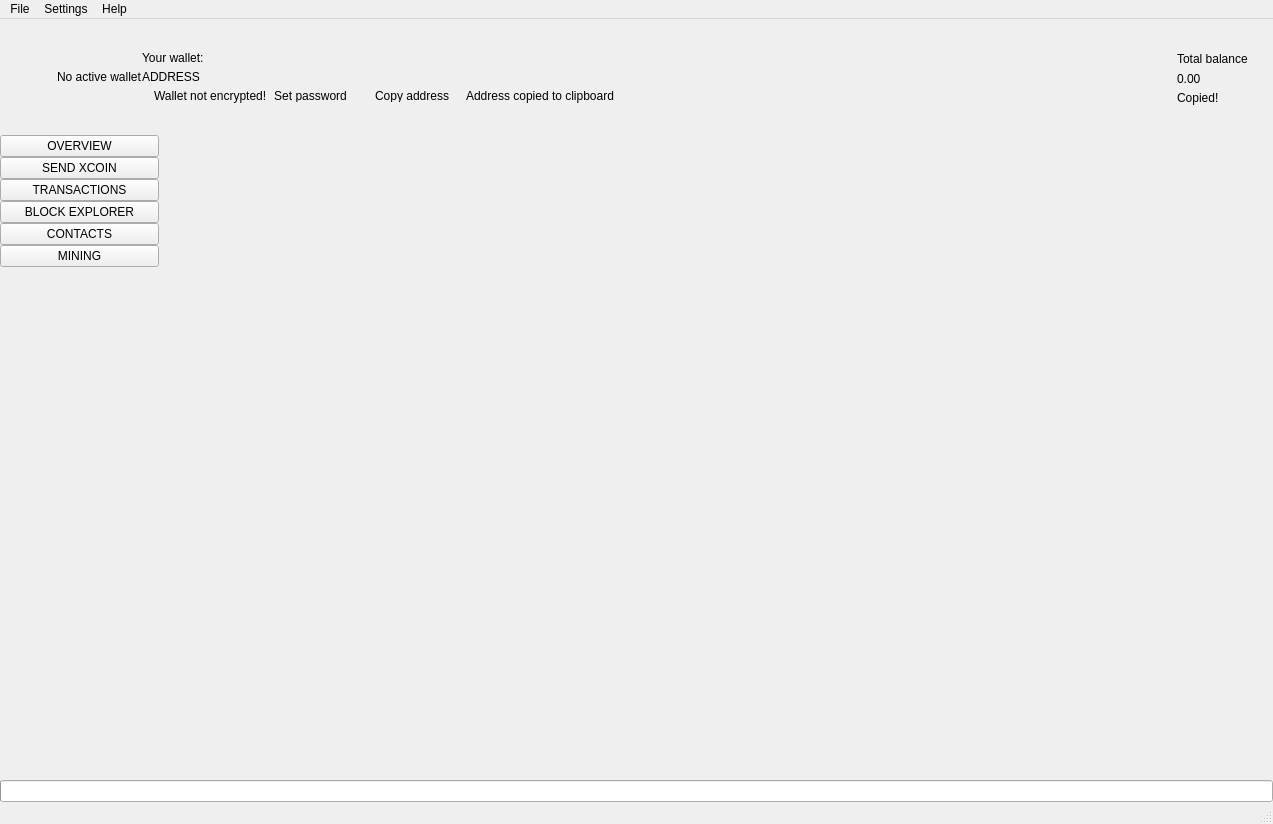
<?xml version="1.0" encoding="UTF-8"?>
<ui version="4.0">
 <class>MainWindow</class>
 <widget class="QMainWindow" name="MainWindow">
  <property name="geometry">
   <rect>
    <x>0</x>
    <y>0</y>
    <width>1273</width>
    <height>824</height>
   </rect>
  </property>
  <property name="sizePolicy">
   <sizepolicy hsizetype="Preferred" vsizetype="Preferred">
    <horstretch>0</horstretch>
    <verstretch>0</verstretch>
   </sizepolicy>
  </property>
  <property name="minimumSize">
   <size>
    <width>1260</width>
    <height>600</height>
   </size>
  </property>
  <property name="maximumSize">
   <size>
    <width>16777215</width>
    <height>16777215</height>
   </size>
  </property>
  <property name="windowTitle">
   <string>MainWindow</string>
  </property>
  <property name="windowIcon">
   <iconset>
    <normaloff>:/images/Xcoin</normaloff>:/images/Xcoin</iconset>
  </property>
  <widget class="QWidget" name="centralwidget">
   <layout class="QVBoxLayout" name="verticalLayout_2">
    <property name="spacing">
     <number>0</number>
    </property>
    <property name="leftMargin">
     <number>0</number>
    </property>
    <property name="topMargin">
     <number>0</number>
    </property>
    <property name="rightMargin">
     <number>0</number>
    </property>
    <property name="bottomMargin">
     <number>0</number>
    </property>
    <item>
     <widget class="QFrame" name="m_headerFrame">
      <property name="minimumSize">
       <size>
        <width>0</width>
        <height>116</height>
       </size>
      </property>
      <property name="maximumSize">
       <size>
        <width>16777215</width>
        <height>116</height>
       </size>
      </property>
      <property name="frameShape">
       <enum>QFrame::NoFrame</enum>
      </property>
      <property name="frameShadow">
       <enum>QFrame::Raised</enum>
      </property>
      <layout class="QHBoxLayout" name="horizontalLayout_3">
       <property name="spacing">
        <number>0</number>
       </property>
       <property name="leftMargin">
        <number>0</number>
       </property>
       <property name="topMargin">
        <number>0</number>
       </property>
       <property name="rightMargin">
        <number>25</number>
       </property>
       <property name="bottomMargin">
        <number>0</number>
       </property>
       <item>
        <spacer name="horizontalSpacer_2">
         <property name="orientation">
          <enum>Qt::Horizontal</enum>
         </property>
         <property name="sizeType">
          <enum>QSizePolicy::Fixed</enum>
         </property>
         <property name="sizeHint" stdset="0">
          <size>
           <width>30</width>
           <height>20</height>
          </size>
         </property>
        </spacer>
       </item>
       <item>
        <widget class="QLabel" name="m_logoLabel">
         <property name="text">
          <string/>
         </property>
        </widget>
       </item>
       <item>
        <spacer name="horizontalSpacer_5">
         <property name="orientation">
          <enum>Qt::Horizontal</enum>
         </property>
         <property name="sizeType">
          <enum>QSizePolicy::Fixed</enum>
         </property>
         <property name="sizeHint" stdset="0">
          <size>
           <width>20</width>
           <height>20</height>
          </size>
         </property>
        </spacer>
       </item>
       <item>
        <widget class="WalletGui::WalletSmallGrayTextLabel" name="m_noWalletLabel">
         <property name="text">
          <string>No active wallet</string>
         </property>
        </widget>
       </item>
       <item>
        <widget class="QFrame" name="m_walletFrame">
         <property name="frameShape">
          <enum>QFrame::NoFrame</enum>
         </property>
         <property name="frameShadow">
          <enum>QFrame::Raised</enum>
         </property>
         <layout class="QVBoxLayout" name="verticalLayout_3">
          <property name="spacing">
           <number>5</number>
          </property>
          <property name="leftMargin">
           <number>0</number>
          </property>
          <property name="topMargin">
           <number>0</number>
          </property>
          <property name="rightMargin">
           <number>0</number>
          </property>
          <property name="bottomMargin">
           <number>0</number>
          </property>
          <item>
           <spacer name="verticalSpacer_3">
            <property name="orientation">
             <enum>Qt::Vertical</enum>
            </property>
            <property name="sizeType">
             <enum>QSizePolicy::Minimum</enum>
            </property>
            <property name="sizeHint" stdset="0">
             <size>
              <width>20</width>
              <height>40</height>
             </size>
            </property>
           </spacer>
          </item>
          <item>
           <widget class="WalletGui::WalletSmallGrayTextLabel" name="m_walletLabel">
            <property name="text">
             <string>Your wallet:</string>
            </property>
            <property name="indent">
             <number>0</number>
            </property>
           </widget>
          </item>
          <item>
           <widget class="QLabel" name="m_addressLabel">
            <property name="sizePolicy">
             <sizepolicy hsizetype="Preferred" vsizetype="Preferred">
              <horstretch>0</horstretch>
              <verstretch>0</verstretch>
             </sizepolicy>
            </property>
            <property name="cursor">
             <cursorShape>PointingHandCursor</cursorShape>
            </property>
            <property name="toolTip">
             <string>Click to copy</string>
            </property>
            <property name="text">
             <string>ADDRESS</string>
            </property>
            <property name="indent">
             <number>0</number>
            </property>
           </widget>
          </item>
          <item>
           <layout class="QHBoxLayout" name="horizontalLayout_2">
            <property name="spacing">
             <number>0</number>
            </property>
            <item alignment="Qt::AlignTop">
             <widget class="QFrame" name="m_notEncryptedFrame">
              <property name="frameShape">
               <enum>QFrame::NoFrame</enum>
              </property>
              <property name="frameShadow">
               <enum>QFrame::Raised</enum>
              </property>
              <layout class="QHBoxLayout" name="horizontalLayout_4">
               <property name="spacing">
                <number>0</number>
               </property>
               <property name="leftMargin">
                <number>0</number>
               </property>
               <property name="topMargin">
                <number>0</number>
               </property>
               <property name="rightMargin">
                <number>0</number>
               </property>
               <property name="bottomMargin">
                <number>0</number>
               </property>
               <item alignment="Qt::AlignVCenter">
                <widget class="QLabel" name="m_notEncryptedIconLabel">
                 <property name="text">
                  <string/>
                 </property>
                 <property name="pixmap">
                  <pixmap resource="../../resources.qrc">:/icons/lock_open_gray</pixmap>
                 </property>
                 <property name="alignment">
                  <set>Qt::AlignLeading|Qt::AlignLeft|Qt::AlignVCenter</set>
                 </property>
                </widget>
               </item>
               <item>
                <spacer name="horizontalSpacer_11">
                 <property name="orientation">
                  <enum>Qt::Horizontal</enum>
                 </property>
                 <property name="sizeType">
                  <enum>QSizePolicy::Fixed</enum>
                 </property>
                 <property name="sizeHint" stdset="0">
                  <size>
                   <width>5</width>
                   <height>3</height>
                  </size>
                 </property>
                </spacer>
               </item>
               <item alignment="Qt::AlignVCenter">
                <widget class="WalletGui::WalletTinyGrayTextLabel" name="m_notEncryptedTextLabel">
                 <property name="text">
                  <string>Wallet not encrypted!</string>
                 </property>
                 <property name="alignment">
                  <set>Qt::AlignLeading|Qt::AlignLeft|Qt::AlignVCenter</set>
                 </property>
                </widget>
               </item>
               <item>
                <spacer name="horizontalSpacer_9">
                 <property name="orientation">
                  <enum>Qt::Horizontal</enum>
                 </property>
                 <property name="sizeType">
                  <enum>QSizePolicy::Fixed</enum>
                 </property>
                 <property name="sizeHint" stdset="0">
                  <size>
                   <width>3</width>
                   <height>3</height>
                  </size>
                 </property>
                </spacer>
               </item>
               <item alignment="Qt::AlignVCenter">
                <widget class="WalletGui::WalletTinyLinkLikeButton" name="m_encryptButton">
                 <property name="sizePolicy">
                  <sizepolicy hsizetype="Minimum" vsizetype="Minimum">
                   <horstretch>0</horstretch>
                   <verstretch>0</verstretch>
                  </sizepolicy>
                 </property>
                 <property name="minimumSize">
                  <size>
                   <width>0</width>
                   <height>3</height>
                  </size>
                 </property>
                 <property name="cursor">
                  <cursorShape>PointingHandCursor</cursorShape>
                 </property>
                 <property name="text">
                  <string>Set password</string>
                 </property>
                 <property name="flat">
                  <bool>true</bool>
                 </property>
                </widget>
               </item>
               <item>
                <spacer name="horizontalSpacer_10">
                 <property name="orientation">
                  <enum>Qt::Horizontal</enum>
                 </property>
                 <property name="sizeType">
                  <enum>QSizePolicy::Fixed</enum>
                 </property>
                 <property name="sizeHint" stdset="0">
                  <size>
                   <width>20</width>
                   <height>3</height>
                  </size>
                 </property>
                </spacer>
               </item>
              </layout>
             </widget>
            </item>
            <item alignment="Qt::AlignVCenter">
             <widget class="WalletGui::WalletTinyLinkLikeButton" name="m_copyAddressButton">
              <property name="sizePolicy">
               <sizepolicy hsizetype="Minimum" vsizetype="Minimum">
                <horstretch>0</horstretch>
                <verstretch>0</verstretch>
               </sizepolicy>
              </property>
              <property name="minimumSize">
               <size>
                <width>0</width>
                <height>3</height>
               </size>
              </property>
              <property name="cursor">
               <cursorShape>PointingHandCursor</cursorShape>
              </property>
              <property name="focusPolicy">
               <enum>Qt::NoFocus</enum>
              </property>
              <property name="autoFillBackground">
               <bool>true</bool>
              </property>
              <property name="text">
               <string>Copy address</string>
              </property>
              <property name="flat">
               <bool>true</bool>
              </property>
             </widget>
            </item>
            <item>
             <spacer name="horizontalSpacer_7">
              <property name="orientation">
               <enum>Qt::Horizontal</enum>
              </property>
              <property name="sizeType">
               <enum>QSizePolicy::Fixed</enum>
              </property>
              <property name="sizeHint" stdset="0">
               <size>
                <width>13</width>
                <height>3</height>
               </size>
              </property>
             </spacer>
            </item>
            <item alignment="Qt::AlignVCenter">
             <widget class="WalletGui::CopyMagicLabel" name="m_copyAddressLabel">
              <property name="text">
               <string>Address copied to clipboard</string>
              </property>
              <property name="alignment">
               <set>Qt::AlignLeading|Qt::AlignLeft|Qt::AlignVCenter</set>
              </property>
             </widget>
            </item>
            <item>
             <spacer name="horizontalSpacer">
              <property name="orientation">
               <enum>Qt::Horizontal</enum>
              </property>
              <property name="sizeHint" stdset="0">
               <size>
                <width>40</width>
                <height>3</height>
               </size>
              </property>
             </spacer>
            </item>
           </layout>
          </item>
          <item>
           <spacer name="verticalSpacer_2">
            <property name="orientation">
             <enum>Qt::Vertical</enum>
            </property>
            <property name="sizeType">
             <enum>QSizePolicy::Minimum</enum>
            </property>
            <property name="sizeHint" stdset="0">
             <size>
              <width>20</width>
              <height>40</height>
             </size>
            </property>
           </spacer>
          </item>
         </layout>
        </widget>
       </item>
       <item>
        <spacer name="horizontalSpacer_3">
         <property name="orientation">
          <enum>Qt::Horizontal</enum>
         </property>
         <property name="sizeType">
          <enum>QSizePolicy::Expanding</enum>
         </property>
         <property name="sizeHint" stdset="0">
          <size>
           <width>34</width>
           <height>20</height>
          </size>
         </property>
        </spacer>
       </item>
       <item>
        <spacer name="horizontalSpacer_8">
         <property name="orientation">
          <enum>Qt::Horizontal</enum>
         </property>
         <property name="sizeType">
          <enum>QSizePolicy::Fixed</enum>
         </property>
         <property name="sizeHint" stdset="0">
          <size>
           <width>34</width>
           <height>20</height>
          </size>
         </property>
        </spacer>
       </item>
       <item alignment="Qt::AlignRight|Qt::AlignVCenter">
        <widget class="QFrame" name="m_balanceFrame">
         <layout class="QGridLayout" name="gridLayout">
          <property name="leftMargin">
           <number>0</number>
          </property>
          <property name="topMargin">
           <number>30</number>
          </property>
          <property name="rightMargin">
           <number>0</number>
          </property>
          <property name="bottomMargin">
           <number>0</number>
          </property>
          <property name="verticalSpacing">
           <number>3</number>
          </property>
          <item row="0" column="2">
           <layout class="QVBoxLayout" name="verticalLayout_4">
            <item>
             <widget class="QLabel" name="m_balanceTextLabel">
              <property name="text">
               <string>Total balance</string>
              </property>
             </widget>
            </item>
            <item>
             <widget class="QLabel" name="m_balanceLabel">
              <property name="cursor">
               <cursorShape>PointingHandCursor</cursorShape>
              </property>
              <property name="toolTip">
               <string>Click to copy</string>
              </property>
              <property name="text">
               <string>0.00</string>
              </property>
             </widget>
            </item>
           </layout>
          </item>
          <item row="1" column="2">
           <widget class="WalletGui::CopyMagicLabel" name="m_balanceCopyLabel">
            <property name="text">
             <string>Copied!</string>
            </property>
           </widget>
          </item>
          <item row="0" column="1">
           <spacer name="horizontalSpacer_6">
            <property name="orientation">
             <enum>Qt::Horizontal</enum>
            </property>
            <property name="sizeType">
             <enum>QSizePolicy::Fixed</enum>
            </property>
            <property name="sizeHint" stdset="0">
             <size>
              <width>2</width>
              <height>39</height>
             </size>
            </property>
           </spacer>
          </item>
          <item row="2" column="2">
           <spacer name="verticalSpacer_5">
            <property name="orientation">
             <enum>Qt::Vertical</enum>
            </property>
            <property name="sizeType">
             <enum>QSizePolicy::Expanding</enum>
            </property>
            <property name="sizeHint" stdset="0">
             <size>
              <width>20</width>
              <height>50</height>
             </size>
            </property>
           </spacer>
          </item>
          <item row="0" column="0">
           <widget class="QLabel" name="m_balanceIconLabel">
            <property name="text">
             <string/>
            </property>
            <property name="pixmap">
             <pixmap resource="../../resources.qrc">:/icons/total_balance</pixmap>
            </property>
           </widget>
          </item>
         </layout>
        </widget>
       </item>
      </layout>
     </widget>
    </item>
    <item>
     <layout class="QHBoxLayout" name="horizontalLayout" stretch="0,0,0,0,0,0,0,0">
      <property name="spacing">
       <number>0</number>
      </property>
      <item>
       <widget class="QFrame" name="m_toolFrame">
        <property name="frameShape">
         <enum>QFrame::NoFrame</enum>
        </property>
        <property name="frameShadow">
         <enum>QFrame::Plain</enum>
        </property>
        <property name="lineWidth">
         <number>0</number>
        </property>
        <layout class="QVBoxLayout" name="verticalLayout">
         <property name="spacing">
          <number>0</number>
         </property>
         <property name="leftMargin">
          <number>0</number>
         </property>
         <property name="topMargin">
          <number>0</number>
         </property>
         <property name="rightMargin">
          <number>0</number>
         </property>
         <property name="bottomMargin">
          <number>0</number>
         </property>
         <item>
          <widget class="QPushButton" name="m_overviewButton">
           <property name="sizePolicy">
            <sizepolicy hsizetype="Minimum" vsizetype="Fixed">
             <horstretch>0</horstretch>
             <verstretch>0</verstretch>
            </sizepolicy>
           </property>
           <property name="focusPolicy">
            <enum>Qt::NoFocus</enum>
           </property>
           <property name="text">
            <string>OVERVIEW</string>
           </property>
           <property name="checkable">
            <bool>true</bool>
           </property>
           <attribute name="buttonGroup">
            <string notr="true">m_toolButtonGroup</string>
           </attribute>
          </widget>
         </item>
         <item>
          <widget class="QPushButton" name="m_sendButton">
           <property name="sizePolicy">
            <sizepolicy hsizetype="Minimum" vsizetype="Fixed">
             <horstretch>0</horstretch>
             <verstretch>0</verstretch>
            </sizepolicy>
           </property>
           <property name="focusPolicy">
            <enum>Qt::NoFocus</enum>
           </property>
           <property name="text">
            <string>SEND XCOIN</string>
           </property>
           <property name="checkable">
            <bool>true</bool>
           </property>
           <attribute name="buttonGroup">
            <string notr="true">m_toolButtonGroup</string>
           </attribute>
          </widget>
         </item>
         <item>
          <widget class="QPushButton" name="m_transactionsButton">
           <property name="sizePolicy">
            <sizepolicy hsizetype="Minimum" vsizetype="Fixed">
             <horstretch>0</horstretch>
             <verstretch>0</verstretch>
            </sizepolicy>
           </property>
           <property name="focusPolicy">
            <enum>Qt::NoFocus</enum>
           </property>
           <property name="text">
            <string>TRANSACTIONS</string>
           </property>
           <property name="checkable">
            <bool>true</bool>
           </property>
           <attribute name="buttonGroup">
            <string notr="true">m_toolButtonGroup</string>
           </attribute>
          </widget>
         </item>
         <item>
          <widget class="QPushButton" name="m_blockExplorerButton">
           <property name="focusPolicy">
            <enum>Qt::NoFocus</enum>
           </property>
           <property name="text">
            <string>BLOCK EXPLORER</string>
           </property>
           <property name="checkable">
            <bool>true</bool>
           </property>
           <attribute name="buttonGroup">
            <string notr="true">m_toolButtonGroup</string>
           </attribute>
          </widget>
         </item>
         <item>
          <widget class="QPushButton" name="m_addressBookButton">
           <property name="sizePolicy">
            <sizepolicy hsizetype="Minimum" vsizetype="Fixed">
             <horstretch>0</horstretch>
             <verstretch>0</verstretch>
            </sizepolicy>
           </property>
           <property name="focusPolicy">
            <enum>Qt::NoFocus</enum>
           </property>
           <property name="text">
            <string>CONTACTS</string>
           </property>
           <property name="checkable">
            <bool>true</bool>
           </property>
           <attribute name="buttonGroup">
            <string notr="true">m_toolButtonGroup</string>
           </attribute>
          </widget>
         </item>
         <item>
          <widget class="QPushButton" name="m_miningButton">
           <property name="focusPolicy">
            <enum>Qt::NoFocus</enum>
           </property>
           <property name="text">
            <string>MINING</string>
           </property>
           <property name="checkable">
            <bool>true</bool>
           </property>
           <attribute name="buttonGroup">
            <string notr="true">m_toolButtonGroup</string>
           </attribute>
          </widget>
         </item>
         <item>
          <spacer name="verticalSpacer">
           <property name="orientation">
            <enum>Qt::Vertical</enum>
           </property>
           <property name="sizeHint" stdset="0">
            <size>
             <width>20</width>
             <height>40</height>
            </size>
           </property>
          </spacer>
         </item>
        </layout>
       </widget>
      </item>
      <item>
       <widget class="WalletGui::OverviewFrame" name="m_overviewFrame">
        <property name="frameShape">
         <enum>QFrame::NoFrame</enum>
        </property>
        <property name="frameShadow">
         <enum>QFrame::Raised</enum>
        </property>
       </widget>
      </item>
      <item>
       <widget class="WalletGui::SendFrame" name="m_sendFrame">
        <property name="frameShape">
         <enum>QFrame::NoFrame</enum>
        </property>
        <property name="frameShadow">
         <enum>QFrame::Raised</enum>
        </property>
       </widget>
      </item>
      <item>
       <widget class="WalletGui::TransactionsFrame" name="m_transactionsFrame">
        <property name="frameShape">
         <enum>QFrame::NoFrame</enum>
        </property>
        <property name="frameShadow">
         <enum>QFrame::Raised</enum>
        </property>
       </widget>
      </item>
      <item>
       <widget class="WalletGui::AddressBookFrame" name="m_addressBookFrame">
        <property name="frameShape">
         <enum>QFrame::NoFrame</enum>
        </property>
        <property name="frameShadow">
         <enum>QFrame::Raised</enum>
        </property>
       </widget>
      </item>
      <item>
       <widget class="WalletGui::NoWalletFrame" name="m_noWalletFrame">
        <property name="frameShape">
         <enum>QFrame::NoFrame</enum>
        </property>
        <property name="frameShadow">
         <enum>QFrame::Raised</enum>
        </property>
       </widget>
      </item>
      <item>
       <widget class="WalletGui::BlockExplorerFrame" name="m_blockExplorerFrame">
        <property name="frameShape">
         <enum>QFrame::NoFrame</enum>
        </property>
        <property name="frameShadow">
         <enum>QFrame::Raised</enum>
        </property>
       </widget>
      </item>
      <item>
       <widget class="WalletGui::MiningFrame" name="m_miningFrame">
        <property name="frameShape">
         <enum>QFrame::NoFrame</enum>
        </property>
        <property name="frameShadow">
         <enum>QFrame::Raised</enum>
        </property>
       </widget>
      </item>
     </layout>
    </item>
    <item>
     <widget class="QProgressBar" name="m_syncProgress">
      <property name="maximum">
       <number>100</number>
      </property>
      <property name="value">
       <number>0</number>
      </property>
      <property name="textVisible">
       <bool>false</bool>
      </property>
     </widget>
    </item>
   </layout>
  </widget>
  <widget class="QMenuBar" name="menubar">
   <property name="geometry">
    <rect>
     <x>0</x>
     <y>0</y>
     <width>1273</width>
     <height>21</height>
    </rect>
   </property>
   <widget class="QMenu" name="menuFile">
    <property name="title">
     <string>File</string>
    </property>
    <addaction name="m_createWalletAction"/>
    <addaction name="m_openWalletAction"/>
    <addaction name="m_recentWalletsAction"/>
    <addaction name="m_backupWalletAction"/>
    <addaction name="m_saveKeysAction"/>
    <addaction name="m_resetAction"/>
    <addaction name="m_importKeyAction"/>
    <addaction name="m_exportKeyAction"/>
    <addaction name="m_exportTrackingKeyAction"/>
    <addaction name="m_exitAction"/>
   </widget>
   <widget class="QMenu" name="menuSettings">
    <property name="title">
     <string>Settings</string>
    </property>
    <widget class="QMenu" name="menuThemes">
     <property name="title">
      <string>Themes</string>
     </property>
    </widget>
    <addaction name="m_encryptWalletAction"/>
    <addaction name="m_changePasswordAction"/>
    <addaction name="separator"/>
    <addaction name="m_autostartAction"/>
    <addaction name="m_minimizeToTrayAction"/>
    <addaction name="m_closeToTrayAction"/>
    <addaction name="separator"/>
    <addaction name="m_preferencesAction"/>
    <addaction name="menuThemes"/>
   </widget>
   <widget class="QMenu" name="menuHelp">
    <property name="title">
     <string>Help</string>
    </property>
    <addaction name="m_communityForumAction"/>
    <addaction name="m_reportIssueAction"/>
    <addaction name="m_aboutXcoinAction"/>
    <addaction name="m_aboutQtAction"/>
   </widget>
   <addaction name="menuFile"/>
   <addaction name="menuSettings"/>
   <addaction name="menuHelp"/>
  </widget>
  <widget class="WalletGui::WalletStatusBar" name="statusBar"/>
  <action name="m_exitAction">
   <property name="checkable">
    <bool>false</bool>
   </property>
   <property name="enabled">
    <bool>true</bool>
   </property>
   <property name="text">
    <string>Exit</string>
   </property>
   <property name="shortcut">
    <string>Ctrl+Q</string>
   </property>
  </action>
  <action name="m_createWalletAction">
   <property name="enabled">
    <bool>true</bool>
   </property>
   <property name="text">
    <string>Create wallet</string>
   </property>
  </action>
  <action name="m_openWalletAction">
   <property name="enabled">
    <bool>true</bool>
   </property>
   <property name="text">
    <string>Open wallet</string>
   </property>
  </action>
  <action name="m_encryptWalletAction">
   <property name="enabled">
    <bool>true</bool>
   </property>
   <property name="text">
    <string>Encrypt wallet</string>
   </property>
  </action>
  <action name="m_changePasswordAction">
   <property name="enabled">
    <bool>true</bool>
   </property>
   <property name="text">
    <string>Change password</string>
   </property>
   <property name="toolTip">
    <string>Change password</string>
   </property>
  </action>
  <action name="m_aboutXcoinAction">
   <property name="enabled">
    <bool>true</bool>
   </property>
   <property name="text">
    <string>About Xcoin</string>
   </property>
  </action>
  <action name="m_aboutQtAction">
   <property name="enabled">
    <bool>true</bool>
   </property>
   <property name="text">
    <string>About Qt</string>
   </property>
  </action>
  <action name="m_backupWalletAction">
   <property name="enabled">
    <bool>true</bool>
   </property>
   <property name="text">
    <string>Backup wallet</string>
   </property>
  </action>
  <action name="m_autostartAction">
   <property name="checkable">
    <bool>true</bool>
   </property>
   <property name="text">
    <string>Start on system login</string>
   </property>
  </action>
  <action name="m_minimizeToTrayAction">
   <property name="checkable">
    <bool>true</bool>
   </property>
   <property name="text">
    <string>Minimize to tray</string>
   </property>
  </action>
  <action name="m_closeToTrayAction">
   <property name="checkable">
    <bool>true</bool>
   </property>
   <property name="text">
    <string>Close to tray</string>
   </property>
  </action>
  <action name="m_preferencesAction">
   <property name="text">
    <string>Preferences</string>
   </property>
  </action>
  <action name="m_recentWalletsAction">
   <property name="text">
    <string>Recent wallets</string>
   </property>
  </action>
  <action name="m_exportTrackingKeyAction">
   <property name="text">
    <string>Export tracking key</string>
   </property>
   <property name="toolTip">
    <string>Export tracking key</string>
   </property>
  </action>
  <action name="m_importKeyAction">
   <property name="text">
    <string>Import key</string>
   </property>
   <property name="toolTip">
    <string>Import key</string>
   </property>
  </action>
  <action name="m_resetAction">
   <property name="text">
    <string>Reset wallet</string>
   </property>
  </action>
  <action name="m_saveKeysAction">
   <property name="text">
    <string>Save wallet keys</string>
   </property>
  </action>
  <action name="m_exportKeyAction">
   <property name="text">
    <string>Export key</string>
   </property>
   <property name="toolTip">
    <string>Export key</string>
   </property>
  </action>
 </widget>
 <customwidgets>
  <customwidget>
   <class>WalletGui::WalletSmallGrayTextLabel</class>
   <extends>QLabel</extends>
   <header>Gui/Common/WalletTextLabel.h</header>
  </customwidget>
  <customwidget>
   <class>WalletGui::CopyMagicLabel</class>
   <extends>QLabel</extends>
   <header>Gui/Common/CopyMagicLabel.h</header>
  </customwidget>
  <customwidget>
   <class>WalletGui::WalletTinyLinkLikeButton</class>
   <extends>QPushButton</extends>
   <header>Gui/Common/WalletLinkLikeButton.h</header>
  </customwidget>
  <customwidget>
   <class>WalletGui::OverviewFrame</class>
   <extends>QFrame</extends>
   <header>Gui/Overview/OverviewFrame.h</header>
   <container>1</container>
  </customwidget>
  <customwidget>
   <class>WalletGui::NoWalletFrame</class>
   <extends>QFrame</extends>
   <header>Gui/NoWallet/NoWalletFrame.h</header>
   <container>1</container>
  </customwidget>
  <customwidget>
   <class>WalletGui::WalletTinyGrayTextLabel</class>
   <extends>QLabel</extends>
   <header>Gui/Common/WalletTextLabel.h</header>
  </customwidget>
  <customwidget>
   <class>WalletGui::TransactionsFrame</class>
   <extends>QFrame</extends>
   <header>Gui/Transactions/TransactionsFrame.h</header>
   <container>1</container>
  </customwidget>
  <customwidget>
   <class>WalletGui::SendFrame</class>
   <extends>QFrame</extends>
   <header>Gui/Send/SendFrame.h</header>
   <container>1</container>
  </customwidget>
  <customwidget>
   <class>WalletGui::AddressBookFrame</class>
   <extends>QFrame</extends>
   <header>Gui/AddressBook/AddressBookFrame.h</header>
   <container>1</container>
  </customwidget>
  <customwidget>
   <class>WalletGui::BlockExplorerFrame</class>
   <extends>QFrame</extends>
   <header>Gui/BlockchainExplorer/BlockExplorerFrame.h</header>
   <container>1</container>
  </customwidget>
  <customwidget>
   <class>WalletGui::MiningFrame</class>
   <extends>QFrame</extends>
   <header>Gui/Mining/MiningFrame.h</header>
   <container>1</container>
  </customwidget>
  <customwidget>
   <class>WalletGui::WalletStatusBar</class>
   <extends>QStatusBar</extends>
   <header>Gui/MainWindow/WalletStatusBar.h</header>
  </customwidget>
 </customwidgets>
 <resources>
  <include location="../../resources.qrc"/>
 </resources>
 <connections>
  <connection>
   <sender>m_createWalletAction</sender>
   <signal>triggered()</signal>
   <receiver>MainWindow</receiver>
   <slot>createWallet()</slot>
   <hints>
    <hint type="sourcelabel">
     <x>-1</x>
     <y>-1</y>
    </hint>
    <hint type="destinationlabel">
     <x>449</x>
     <y>299</y>
    </hint>
   </hints>
  </connection>
  <connection>
   <sender>m_openWalletAction</sender>
   <signal>triggered()</signal>
   <receiver>MainWindow</receiver>
   <slot>openWallet()</slot>
   <hints>
    <hint type="sourcelabel">
     <x>-1</x>
     <y>-1</y>
    </hint>
    <hint type="destinationlabel">
     <x>449</x>
     <y>299</y>
    </hint>
   </hints>
  </connection>
  <connection>
   <sender>m_encryptWalletAction</sender>
   <signal>triggered()</signal>
   <receiver>MainWindow</receiver>
   <slot>encryptWallet()</slot>
   <hints>
    <hint type="sourcelabel">
     <x>-1</x>
     <y>-1</y>
    </hint>
    <hint type="destinationlabel">
     <x>449</x>
     <y>299</y>
    </hint>
   </hints>
  </connection>
  <connection>
   <sender>m_changePasswordAction</sender>
   <signal>triggered()</signal>
   <receiver>MainWindow</receiver>
   <slot>encryptWallet()</slot>
   <hints>
    <hint type="sourcelabel">
     <x>-1</x>
     <y>-1</y>
    </hint>
    <hint type="destinationlabel">
     <x>449</x>
     <y>299</y>
    </hint>
   </hints>
  </connection>
  <connection>
   <sender>m_aboutQtAction</sender>
   <signal>triggered()</signal>
   <receiver>MainWindow</receiver>
   <slot>aboutQt()</slot>
   <hints>
    <hint type="sourcelabel">
     <x>-1</x>
     <y>-1</y>
    </hint>
    <hint type="destinationlabel">
     <x>449</x>
     <y>299</y>
    </hint>
   </hints>
  </connection>
  <connection>
   <sender>m_backupWalletAction</sender>
   <signal>triggered()</signal>
   <receiver>MainWindow</receiver>
   <slot>backupWallet()</slot>
   <hints>
    <hint type="sourcelabel">
     <x>-1</x>
     <y>-1</y>
    </hint>
    <hint type="destinationlabel">
     <x>449</x>
     <y>299</y>
    </hint>
   </hints>
  </connection>
  <connection>
   <sender>m_aboutXcoinAction</sender>
   <signal>triggered()</signal>
   <receiver>MainWindow</receiver>
   <slot>about()</slot>
   <hints>
    <hint type="sourcelabel">
     <x>-1</x>
     <y>-1</y>
    </hint>
    <hint type="destinationlabel">
     <x>459</x>
     <y>299</y>
    </hint>
   </hints>
  </connection>
  <connection>
   <sender>m_overviewButton</sender>
   <signal>toggled(bool)</signal>
   <receiver>m_overviewFrame</receiver>
   <slot>setVisible(bool)</slot>
   <hints>
    <hint type="sourcelabel">
     <x>105</x>
     <y>154</y>
    </hint>
    <hint type="destinationlabel">
     <x>315</x>
     <y>448</y>
    </hint>
   </hints>
  </connection>
  <connection>
   <sender>m_transactionsButton</sender>
   <signal>toggled(bool)</signal>
   <receiver>m_transactionsFrame</receiver>
   <slot>setVisible(bool)</slot>
   <hints>
    <hint type="sourcelabel">
     <x>105</x>
     <y>178</y>
    </hint>
    <hint type="destinationlabel">
     <x>734</x>
     <y>448</y>
    </hint>
   </hints>
  </connection>
  <connection>
   <sender>m_addressBookButton</sender>
   <signal>toggled(bool)</signal>
   <receiver>m_addressBookFrame</receiver>
   <slot>setVisible(bool)</slot>
   <hints>
    <hint type="sourcelabel">
     <x>105</x>
     <y>226</y>
    </hint>
    <hint type="destinationlabel">
     <x>944</x>
     <y>448</y>
    </hint>
   </hints>
  </connection>
  <connection>
   <sender>m_sendButton</sender>
   <signal>toggled(bool)</signal>
   <receiver>m_sendFrame</receiver>
   <slot>setVisible(bool)</slot>
   <hints>
    <hint type="sourcelabel">
     <x>105</x>
     <y>250</y>
    </hint>
    <hint type="destinationlabel">
     <x>524</x>
     <y>448</y>
    </hint>
   </hints>
  </connection>
  <connection>
   <sender>m_copyAddressButton</sender>
   <signal>clicked()</signal>
   <receiver>MainWindow</receiver>
   <slot>copyAddress()</slot>
   <hints>
    <hint type="sourcelabel">
     <x>455</x>
     <y>112</y>
    </hint>
    <hint type="destinationlabel">
     <x>629</x>
     <y>399</y>
    </hint>
   </hints>
  </connection>
  <connection>
   <sender>m_autostartAction</sender>
   <signal>triggered(bool)</signal>
   <receiver>MainWindow</receiver>
   <slot>setStartOnLoginEnabled(bool)</slot>
   <hints>
    <hint type="sourcelabel">
     <x>-1</x>
     <y>-1</y>
    </hint>
    <hint type="destinationlabel">
     <x>629</x>
     <y>399</y>
    </hint>
   </hints>
  </connection>
  <connection>
   <sender>m_minimizeToTrayAction</sender>
   <signal>triggered(bool)</signal>
   <receiver>MainWindow</receiver>
   <slot>setMinimizeToTrayEnabled(bool)</slot>
   <hints>
    <hint type="sourcelabel">
     <x>-1</x>
     <y>-1</y>
    </hint>
    <hint type="destinationlabel">
     <x>629</x>
     <y>399</y>
    </hint>
   </hints>
  </connection>
  <connection>
   <sender>m_closeToTrayAction</sender>
   <signal>triggered(bool)</signal>
   <receiver>MainWindow</receiver>
   <slot>setCloseToTrayEnabled(bool)</slot>
   <hints>
    <hint type="sourcelabel">
     <x>-1</x>
     <y>-1</y>
    </hint>
    <hint type="destinationlabel">
     <x>629</x>
     <y>399</y>
    </hint>
   </hints>
  </connection>
  <connection>
   <sender>m_encryptButton</sender>
   <signal>clicked()</signal>
   <receiver>m_encryptWalletAction</receiver>
   <slot>trigger()</slot>
   <hints>
    <hint type="sourcelabel">
     <x>396</x>
     <y>121</y>
    </hint>
    <hint type="destinationlabel">
     <x>-1</x>
     <y>-1</y>
    </hint>
   </hints>
  </connection>
  <connection>
   <sender>m_preferencesAction</sender>
   <signal>triggered()</signal>
   <receiver>MainWindow</receiver>
   <slot>showPreferences()</slot>
   <hints>
    <hint type="sourcelabel">
     <x>-1</x>
     <y>-1</y>
    </hint>
    <hint type="destinationlabel">
     <x>629</x>
     <y>404</y>
    </hint>
   </hints>
  </connection>
  <connection>
   <sender>m_blockExplorerButton</sender>
   <signal>toggled(bool)</signal>
   <receiver>m_blockExplorerFrame</receiver>
   <slot>setVisible(bool)</slot>
   <hints>
    <hint type="sourcelabel">
     <x>90</x>
     <y>226</y>
    </hint>
    <hint type="destinationlabel">
     <x>1168</x>
     <y>453</y>
    </hint>
   </hints>
  </connection>
  <connection>
   <sender>m_miningButton</sender>
   <signal>toggled(bool)</signal>
   <receiver>m_miningFrame</receiver>
   <slot>setVisible(bool)</slot>
   <hints>
    <hint type="sourcelabel">
     <x>82</x>
     <y>274</y>
    </hint>
    <hint type="destinationlabel">
     <x>1180</x>
     <y>453</y>
    </hint>
   </hints>
  </connection>
  <connection>
   <sender>m_exportTrackingKeyAction</sender>
   <signal>triggered()</signal>
   <receiver>MainWindow</receiver>
   <slot>exportTrackingKey()</slot>
   <hints>
    <hint type="sourcelabel">
     <x>-1</x>
     <y>-1</y>
    </hint>
    <hint type="destinationlabel">
     <x>629</x>
     <y>404</y>
    </hint>
   </hints>
  </connection>
  <connection>
   <sender>m_importKeyAction</sender>
   <signal>triggered()</signal>
   <receiver>MainWindow</receiver>
   <slot>importKey()</slot>
   <hints>
    <hint type="sourcelabel">
     <x>-1</x>
     <y>-1</y>
    </hint>
    <hint type="destinationlabel">
     <x>629</x>
     <y>404</y>
    </hint>
   </hints>
  </connection>
  <connection>
   <sender>m_communityForumAction</sender>
   <signal>triggered()</signal>
   <receiver>MainWindow</receiver>
   <slot>communityForumTriggered()</slot>
   <hints>
    <hint type="sourcelabel">
     <x>-1</x>
     <y>-1</y>
    </hint>
    <hint type="destinationlabel">
     <x>629</x>
     <y>404</y>
    </hint>
   </hints>
  </connection>
  <connection>
   <sender>m_reportIssueAction</sender>
   <signal>triggered()</signal>
   <receiver>MainWindow</receiver>
   <slot>reportIssueTriggered()</slot>
   <hints>
    <hint type="sourcelabel">
     <x>-1</x>
     <y>-1</y>
    </hint>
    <hint type="destinationlabel">
     <x>629</x>
     <y>404</y>
    </hint>
   </hints>
  </connection>
  <connection>
   <sender>m_resetAction</sender>
   <signal>triggered()</signal>
   <receiver>MainWindow</receiver>
   <slot>resetWallet()</slot>
   <hints>
    <hint type="sourcelabel">
     <x>-1</x>
     <y>-1</y>
    </hint>
    <hint type="destinationlabel">
     <x>629</x>
     <y>404</y>
    </hint>
   </hints>
  </connection>
  <connection>
   <sender>m_saveKeysAction</sender>
   <signal>triggered()</signal>
   <receiver>MainWindow</receiver>
   <slot>saveWalletKeys()</slot>
   <hints>
    <hint type="sourcelabel">
     <x>-1</x>
     <y>-1</y>
    </hint>
    <hint type="destinationlabel">
     <x>636</x>
     <y>411</y>
    </hint>
   </hints>
  </connection>
  <connection>
   <sender>m_exportKeyAction</sender>
   <signal>triggered()</signal>
   <receiver>MainWindow</receiver>
   <slot>exportKey()</slot>
   <hints>
    <hint type="sourcelabel">
     <x>-1</x>
     <y>-1</y>
    </hint>
    <hint type="destinationlabel">
     <x>636</x>
     <y>411</y>
    </hint>
   </hints>
  </connection>
 </connections>
 <slots>
  <slot>createWallet()</slot>
  <slot>openWallet()</slot>
  <slot>encryptWallet()</slot>
  <slot>aboutQt()</slot>
  <slot>backupWallet()</slot>
  <slot>showLog()</slot>
  <slot>about()</slot>
  <slot>copyAddress()</slot>
  <slot>setStartOnLoginEnabled(bool)</slot>
  <slot>setMinimizeToTrayEnabled(bool)</slot>
  <slot>setCloseToTrayEnabled(bool)</slot>
  <slot>showPreferences()</slot>
  <slot>exportTrackingKey()</slot>
  <slot>importKey()</slot>
  <slot>communityForumTriggered()</slot>
  <slot>reportIssueTriggered()</slot>
  <slot>resetWallet()</slot>
  <slot>saveWalletKeys()</slot>
  <slot>exportKey()</slot>
 </slots>
 <buttongroups>
  <buttongroup name="m_toolButtonGroup">
   <property name="exclusive">
    <bool>true</bool>
   </property>
  </buttongroup>
 </buttongroups>
</ui>
